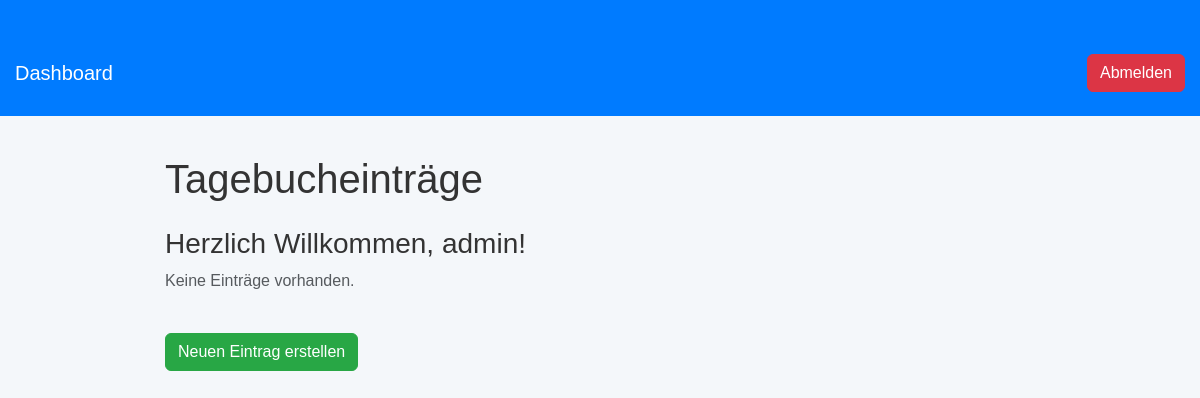
Page /dashboard (signed in) on the earlier database version.
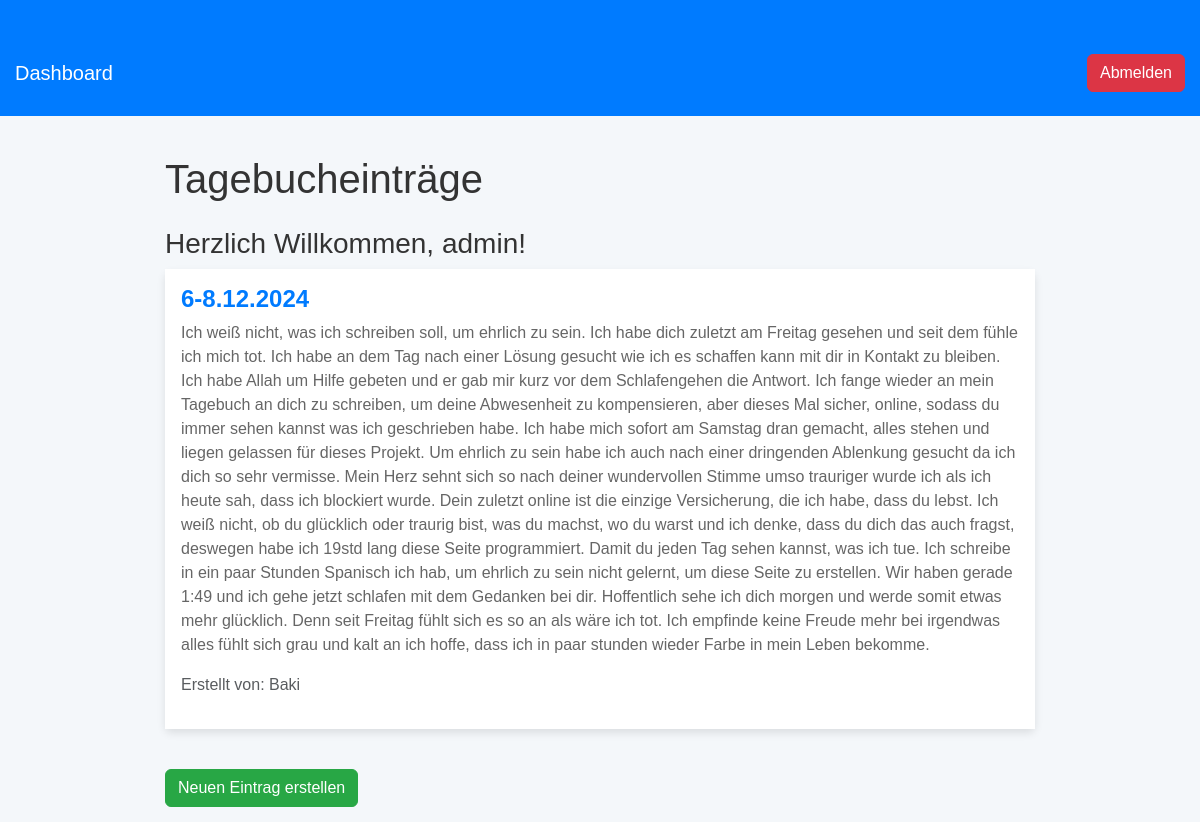
Same page on the later database version.
### app.py (models this page shows)
class User(db.Model, UserMixin):
    id = db.Column(db.Integer, primary_key=True)
    username = db.Column(db.String(150), unique=True, nullable=False)
    password = db.Column(db.String(150), nullable=False)
    is_admin = db.Column(db.Boolean, default=False)  # Kennzeichnet den Admin

class DiaryEntry(db.Model):
    id = db.Column(db.Integer, primary_key=True)
    title = db.Column(db.String(150), nullable=False)
    content = db.Column(db.Text, nullable=False)
    created_by = db.Column(db.String(150), nullable=False)

### app.py (the view)
@app.route('/dashboard')
@login_required
def dashboard():
    entries = DiaryEntry.query.all()
    return render_template('dashboard.html', entries=entries, user=current_user)

### app.py (called while the page is built)
@login_manager.user_loader
def load_user(user_id):
    return User.query.get(int(user_id))

### templates/dashboard.html (shortened to what this page needs)
<!DOCTYPE html>
<html lang="de">
<head>
    <link href="https://cdn.jsdelivr.net/npm/bootstrap@5.3.0-alpha3/dist/css/bootstrap.min.css" rel="stylesheet">
    <link href="{{ url_for('static', filename='css/styles.css') }}" rel="stylesheet">
</head>
<body>
    <nav class="navbar navbar-expand-lg navbar-light">
        <div class="container">
            <a class="navbar-brand" href="#">Dashboard</a>
            <div class="ms-auto">
                {% if current_user.is_authenticated %}
                    <a class="btn btn-secondary" href="{{ url_for('logout') }}">Abmelden</a>
                {% else %}
                    <a class="btn btn-primary" href="{{ url_for('login') }}">Anmelden</a>
                {% endif %}
            </div>
        </div>
    </nav>
    <div class="container dashboard-container mt-4">
        <h1 class="mb-4">Tagebucheinträge</h1>
        <h3>Herzlich Willkommen, {{ current_user.username }}!</h3>
        {% for entry in entries %}
            <div class="card mb-3">
                <div class="card-body">
                    <h5 class="card-title">{{ entry.title }}</h5>
                    <p class="card-text">{{ entry.content }}</p>
                    <p class="text-muted">Erstellt von: {{ entry.created_by }}</p>
                </div>
            </div>
        {% else %}
            <p class="text-muted">Keine Einträge vorhanden.</p>
        {% endfor %}
        {% if user.is_admin %}
            <a class="btn btn-primary mt-4" href="{{ url_for('upload') }}">Neuen Eintrag erstellen</a>
        {% endif %}
    </div>
</body>
</html>

### static/css/styles.css (style rules this page uses)
body { font-family: 'Arial', sans-serif; background-color: #f4f7fa; color: #333; margin: 0; padding: 0; }
.navbar { background-color: #007bff; }
.navbar .navbar-brand { color: #fff !important; }
.navbar .btn-secondary { background-color: #dc3545; border-color: #dc3545; }
.btn-primary { background-color: #28a745; border-color: #28a745; }
.container { max-width: 1200px; margin-top: 30px; padding: 15px; }
.dashboard-container { max-width: 900px; margin: 0 auto; }
.card { border: none; box-shadow: 0 4px 8px rgba(0, 0, 0, 0.1); transition: transform 0.3s ease, box-shadow 0.3s ease; }
.card-body { background-color: #fff; }
.card-title { color: #007bff; font-size: 1.5rem; font-weight: bold; }
.card-text { font-size: 1rem; color: #666; }
.text-muted { color: #888; }

Differences in the rows shown:
added DiaryEntry: title "6-8.12.2024", content "Ich weiß nicht, was ich schreiben soll, um ehrlich zu sein. Ich habe dich zuletzt am Freitag gesehen und seit dem fühle ich mich tot. Ich habe an dem Tag nach einer Lösung gesucht wie ich es schaffen kann mit dir in Kontakt zu bleiben. Ich habe Allah um Hilfe gebeten und er gab mir kurz vor dem Schlafengehen die Antwort. Ich fange wieder an mein Tagebuch an dich zu schreiben, um deine Abwesenheit zu kompensieren, aber dieses Mal sicher, online, sodass du immer sehen kannst was ich geschrieben habe. Ich habe mich sofort am Samstag dran gemacht, alles stehen und liegen gelassen für dieses Projekt. Um ehrlich zu sein habe ich auch nach einer dringenden Ablenkung gesucht da ich dich so sehr…", created_by "Baki"
Other differences:
text no longer shown: "Keine Einträge vorhanden."
